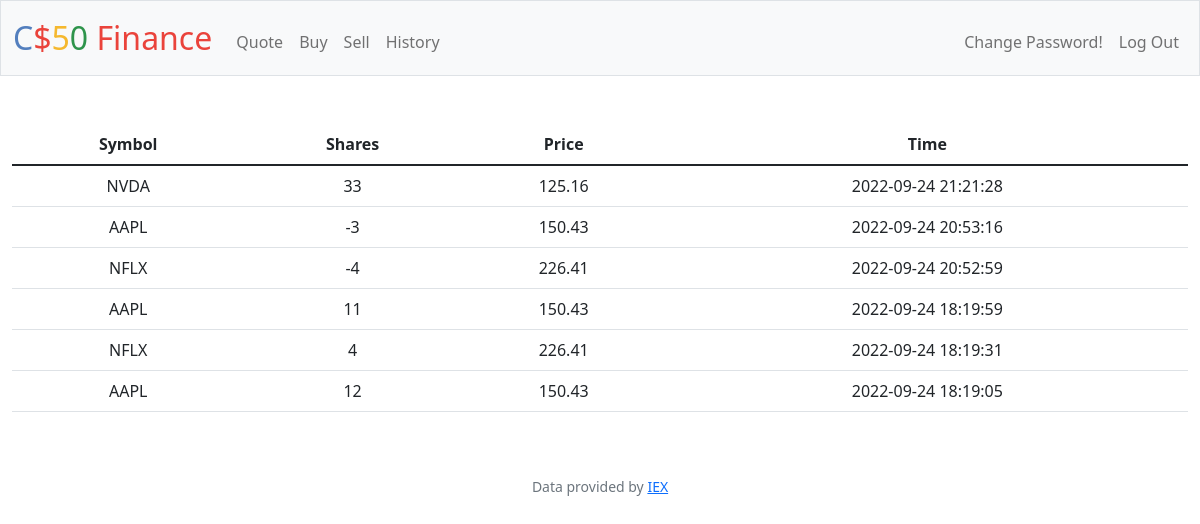
Screenshot of /history (signed in) with the database file from the repository.
### tables this page shows
CREATE TABLE history (
	id INTEGER NOT NULL PRIMARY KEY AUTOINCREMENT,
	user_id INTEGER NOT NULL,
	symbol TEXT NOT NULL,
	shares INTEGER NOT NULL,
	share_price INTEGER NOT NULL,
	total INTEGER NOT NULL,
	"date" DATETIME DEFAULT CURRENT_TIMESTAMP
	);

### app.py (the view)
@app.route("/history")
@login_required
def history():
    histories = db.execute("SELECT * FROM history WHERE user_id = ? ORDER BY (date) DESC", session["user_id"])
    return render_template("history.html", histories=histories)

### app.py (called while the page is built)
@app.after_request
def after_request(response):
    response.headers["Cache-Control"] = "no-cache, no-store, must-revalidate"
    response.headers["Expires"] = 0
    response.headers["Pragma"] = "no-cache"
    return response

### helpers.py (called while the page is built)
def login_required(f):
    @wraps(f)
    def decorated_function(*args, **kwargs):
        if session.get("user_id") is None:
            return redirect("/login")
        return f(*args, **kwargs)
    return decorated_function

### templates/history.html (shortened to what this page needs)
{% extends "layout.html" %}
{% block main %}
   <table class="table">
        <thead>
            <tr>
                <th>Symbol</th>
                <th>Shares</th>
                <th>Price</th>
                <th>Time</th>
            </tr>
        </thead>
        <tbody>
            {% for history in histories %}
            <tr>
                <td>{{history.symbol}}</td>
                <td>{{history.shares}}</td>
                <td>{{history.share_price}}</td>
                <td>{{history.date}}</td>
            </tr>
            {% endfor %}
        </tbody>
   </table>
{% endblock %}

### templates/layout.html (shortened to what this page needs)
<!DOCTYPE html>
<html lang="en">
    <head>
        <link href="https://cdn.jsdelivr.net/npm/bootstrap@5.1.3/dist/css/bootstrap.min.css" rel="stylesheet">
        <link href="/static/styles.css" rel="stylesheet">
    </head>
    <body>
        <nav class="bg-light border navbar navbar-expand-md navbar-light">
            <div class="container-fluid">
                <a class="navbar-brand" href="/"><span class="blue">C</span><span class="red">$</span><span class="yellow">5</span><span class="green">0</span> <span class="red">Finance</span></a>
                <div class="collapse navbar-collapse" id="navbar">
                    {% if session["user_id"] %}
                        <ul class="navbar-nav me-auto mt-2">
                            <li class="nav-item"><a class="nav-link" href="/quote">Quote</a></li>
                            <li class="nav-item"><a class="nav-link" href="/buy">Buy</a></li>
                            <li class="nav-item"><a class="nav-link" href="/sell">Sell</a></li>
                            <li class="nav-item"><a class="nav-link" href="/history">History</a></li>
                        </ul>
                        <ul class="navbar-nav ms-auto mt-2">
                            <li class="nav-item"><a class="nav-link" href="/change">Change Password!</a></li>
                            <li class="nav-item"><a class="nav-link" href="/logout">Log Out</a></li>
                        </ul>
                    {% else %}
                        <ul class="navbar-nav ms-auto mt-2">
                            <li class="nav-item"><a class="nav-link" href="/register">Register</a></li>
                            <li class="nav-item"><a class="nav-link" href="/login">Log In</a></li>
                        </ul>
                    {% endif %}
                </div>
            </div>
        </nav>
        <main class="container-fluid py-5 text-center">
            {% block main %}{% endblock %}
        </main>
        <footer class="mb-5 small text-center text-muted">
            Data provided by <a href="https://iexcloud.io/">IEX</a>
        </footer>
    </body>
</html>

### static/styles.css (style rules this page uses)
nav .navbar-brand { font-size: xx-large; }
nav .navbar-brand .blue { color: #537fbe; }
nav .navbar-brand .red { color: #ea433b; }
nav .navbar-brand .yellow { color: #f5b82e; }
nav .navbar-brand .green { color: #2e944b; }

### rows the page displays
history: symbol "NVDA", shares "33", share_price "125.16", date "2022-09-24 21:21:28"
history: symbol "AAPL", shares "-3", share_price "150.43", date "2022-09-24 20:53:16"
history: symbol "NFLX", shares "-4", share_price "226.41", date "2022-09-24 20:52:59"
history: symbol "AAPL", shares "11", share_price "150.43", date "2022-09-24 18:19:59"
history: symbol "NFLX", shares "4", share_price "226.41", date "2022-09-24 18:19:31"
history: symbol "AAPL", shares "12", share_price "150.43", date "2022-09-24 18:19:05"
